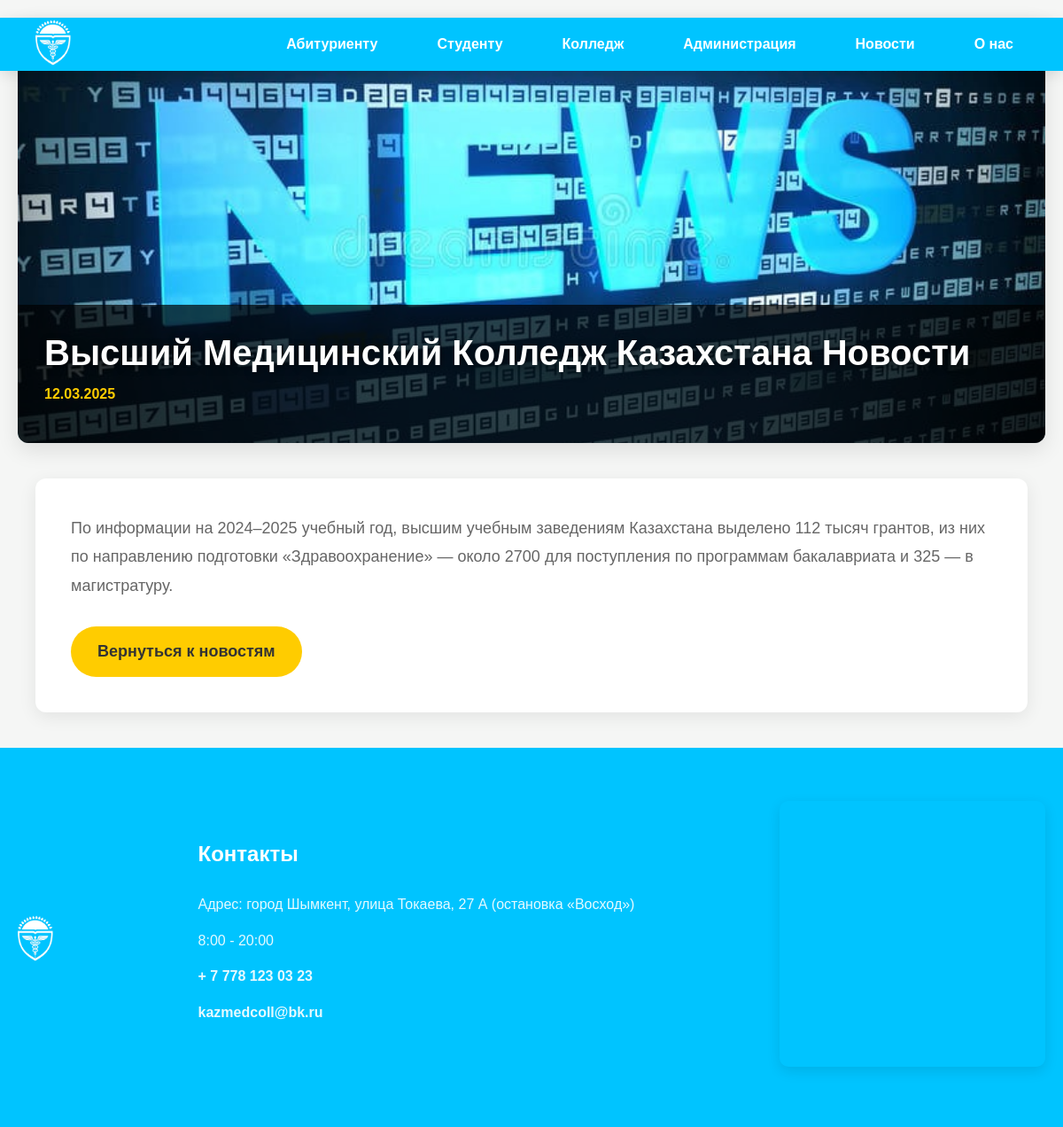
Screenshot of /news/1 with the database file from the repository.
### talant_app/models.py (models this page shows, shortened)
class News(models.Model):
    date = models.DateField(verbose_name="Дата")
    title = models.CharField(max_length=200, verbose_name="Заголовок")
    text = models.TextField(verbose_name="Текст")
    image = models.ImageField(upload_to='news/', verbose_name="Изображение")
    class Meta:
        verbose_name = "Новость"
        verbose_name_plural = "Новости"

class FooterContact(models.Model):
    address = models.CharField(max_length=200, verbose_name="Адрес")
    phone = models.CharField(max_length=20, verbose_name="Телефон")
    email = models.EmailField(verbose_name="Email")
    working_hours = models.CharField(max_length=100, verbose_name="Рабочие часы")
    map_url = models.URLField(verbose_name="Ссылка на карту", blank=True, null=True)
    class Meta:
        verbose_name = "Контакты футера"
        verbose_name_plural = "Контакты футера"

### talant_app/views.py (the view)
# urls.py: path('news/<int:id>', views.news,name='news'),
def news(request,id):
    news = News.objects.get(id=id)
    footer = FooterContact.objects.first()
    return render(request, 'news.html',{'news':news,'footer':footer})

### talant_app/templates/news.html (shortened to what this page needs)
{% load static %}
<!DOCTYPE html>
<html lang="en">
<head>
    <link rel="stylesheet" href="{% static 'css/style.css' %}">
</head>
<body>
     <header class="header">
    <div class="logo">
        <a href="{% url 'home' %}">
                <img class="log" src="{% static 'imgs/logo9.png' %}" style="width: 40px" alt="Логотип">
            </a>
    </div>
    <nav class="nav" id="nav-menu">
        <div class="dropdown">
            <a href="#" class="dropdown-toggle">Абитуриенту</a>
        </div>
         <div class="dropdown">
            <a href="#" class="dropdown-toggle">Студенту</a>
        </div>
         <div class="dropdown">
            <a href="#" class="dropdown-toggle">Колледж</a>
        </div>
         <a href="#qyzmetker">Администрация</a>
        <a href="#news">Новости</a>
        <a href="#about">О нас </a>
    </nav>
</header>
    <section class="news-detail">
        <div class="news-hero">
            <img src="{{ news.image.url }}" alt="{{ news.title }}" class="news-hero-image">
            <div class="news-hero-content">
                <h1>{{ news.title }}</h1>
                <p class="news-date">{{ news.date|date:"d.m.Y" }}</p>
            </div>
        </div>
        <div class="news-content">
            <div class="news-text">
                <p>{{ news.text }}</p>
                <a href="{% url 'home' %}" class="btn">Вернуться к новостям</a>
            </div>
        </div>
    </section>
     <footer>
      <div class="containerf">
        <div class="footer-left">
           <a href="{% url 'home' %}">
                <img class="log" src="{% static 'imgs/logo9.png' %}" style="width: 40px" alt="Логотип">
            </a>
        </div>
        <div class="footer-center">
          <h3>Контакты</h3>
          <p>{{ footer.address }}</p>
          <p>{{ footer.working_hours }}</p>
          <p>
            <a href="tel:{{ footer.phone }}" class="phone"
              >{{ footer.phone }}</a
            >
          </p>
          <p>
            <a href="mailto:{{ footer.email }}" class="email"
              >{{ footer.email }}</a
            >
          </p>
        </div>
        <div class="footer-right">
<iframe src="https://www.google.com/maps/embed?pb=!1m18!1m12!1m3!1d2950.36350282744!2d69.5967332750969!3d42.313445038046886!2m3!1f0!2f0!3f0!3m2!1i1024!2i768!4f13.1!3m3!1m2!1s0x38a91e98f30856e5%3A0x1d677fa74ea0d71f!2z0YPQu9C40YbQsCDQotC-0LrQsNC10LLQsCAyNywg0KjRi9C80LrQtdC90YIgMTYwMDAw!5e0!3m2!1sru!2skz!4v1747377458950!5m2!1sru!2skz" width="600" height="450" style="border:0;" allowfullscreen="" loading="lazy"></iframe>        </div>
      </div>
    </footer>
</body>
</html>

### talant_app/static/css/style.css (style rules this page uses)
* { margin: 0; padding: 0; box-sizing: border-box; }
body { font-family: 'Arial', sans-serif; line-height: 1.6; background-color: #f5f6f5; color: #333; }
.header { display: flex; justify-content: space-between; align-items: center; padding: 10px 40px; background-color: #00c4ff; color: #fff; box-shadow: 0 4px 15px rgba(0, 0, 0, 0.1); position: fixed; width: 100%; z-index: 1000; height: 60px; }
.logo { font-size: 28px; font-weight: 700; text-transform: uppercase; letter-spacing: 1px; }
.nav { display: flex; gap: 35px; align-items: center; }
.nav a { color: #fff; text-decoration: none; font-size: 16px; font-weight: 600; padding: 8px 16px; border-radius: 5px; transition: all 0.3s ease; }
.btn { display: inline-block; background: #ffcc00; color: #333; padding: 14px 30px; text-decoration: none; border-radius: 30px; font-size: 18px; font-weight: 600; transition: all 0.3s ease; }
.news-content { padding: 20px; }
.news-date { font-size: 14px; color: #00c4ff; margin-bottom: 12px; }
footer { background: #00c4ff; padding: 60px 20px; color: #fff; }
.containerf { display: flex; justify-content: space-between; align-items: center; max-width: 1300px; margin: 0 auto; gap: 30px; }
.footer-left { max-width: 350px; }
.footer-center h3 { font-size: 24px; margin-bottom: 25px; color: #fff; }
.footer-center p { font-size: 16px; margin-bottom: 15px; opacity: 0.9; }
.phone, .email { color: #fff; font-weight: 600; text-decoration: none; transition: all 0.3s ease; }
.footer-right iframe { width: 100%; height: 300px; border-radius: 10px; border: none; box-shadow: 0 5px 15px rgba(0, 0, 0, 0.1); }
.news-detail { padding: 0 20px; background: #f5f6f5; }
.news-hero { position: relative; height: 60vh; overflow: hidden; border-radius: 12px; margin: 20px 0; box-shadow: 0 8px 25px rgba(0, 0, 0, 0.1); }
.news-hero-image { width: 100%; height: 100%; object-fit: cover; display: block; transition: transform 0.3s ease; }
.news-hero-content { position: absolute; bottom: 0; left: 0; right: 0; background: rgba(0, 0, 0, 0.7); padding: 30px; color: #fff; border-bottom-left-radius: 12px; border-bottom-right-radius: 12px; }
.news-hero-content h1 { font-size: 40px; font-weight: 700; margin-bottom: 10px; text-shadow: 2px 2px 8px rgba(0, 0, 0, 0.6); line-height: 1.2; }
.news-date { font-size: 16px; color: #ffcc00; font-weight: 600; }
.news-content { max-width: 1200px; margin: 10px auto 20px; }
.news-text { background: #fff; padding: 40px; border-radius: 12px; box-shadow: 0 5px 20px rgba(0, 0, 0, 0.08); }
.news-text p { font-size: 18px; color: #666; line-height: 1.8; margin-bottom: 30px; }
.news-text .btn { display: inline-block; background: #ffcc00; color: #333; padding: 14px 30px; text-decoration: none; border-radius: 30px; font-size: 18px; font-weight: 600; transition: all 0.3s ease; }
.log { padding-top: 10px; }
.nav .dropdown { position: relative; display: inline-block; }
.nav .dropdown-toggle { color: #fff; text-decoration: none; font-size: 16px; font-weight: 600; padding: 8px 16px; border-radius: 5px; transition: all 0.3s ease; }

### rows the page displays
News: image (picture), title "Высший Медицинский Колледж Казахстана Новости", date "12.03.2025", text "По информации на 2024–2025 учебный год, высшим учебным заведениям Казахстана выделено 112 тысяч грантов, из них по направлению подготовки «Здравоохранение» — около 2700 для поступления по программам бакалавриата и 325 — в магистратуру."
FooterContact: address "Адрес: город Шымкент, улица Токаева, 27 А (остановка «Восход»)", working_hours "8:00 - 20:00", phone "+ 7 778 123 03 23", email "kazmedcoll@bk.ru"
